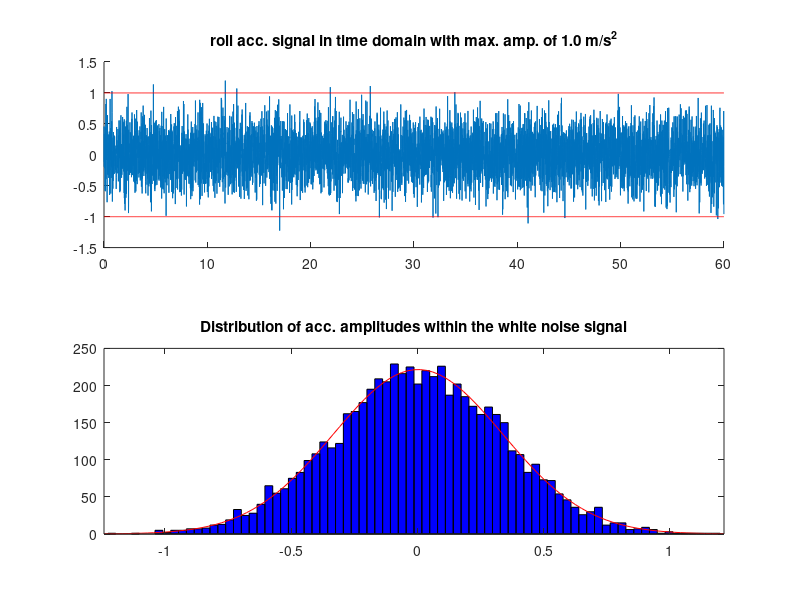
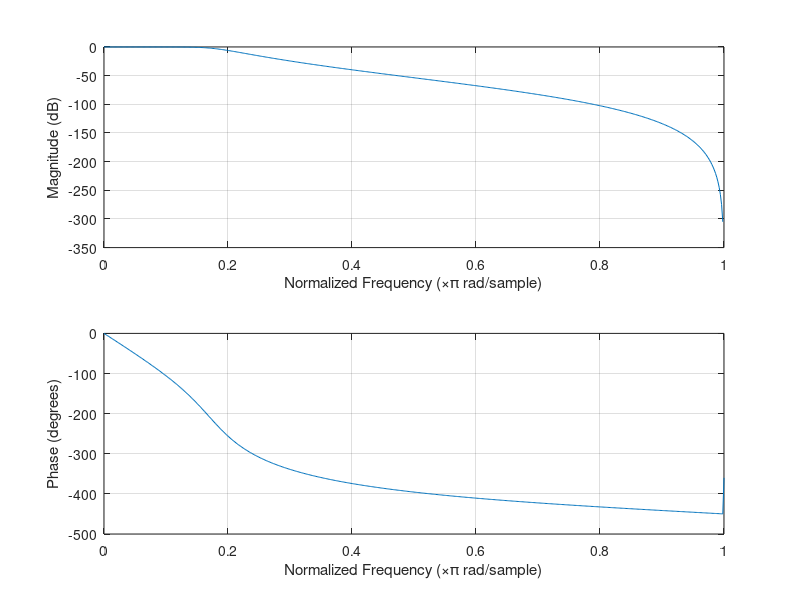
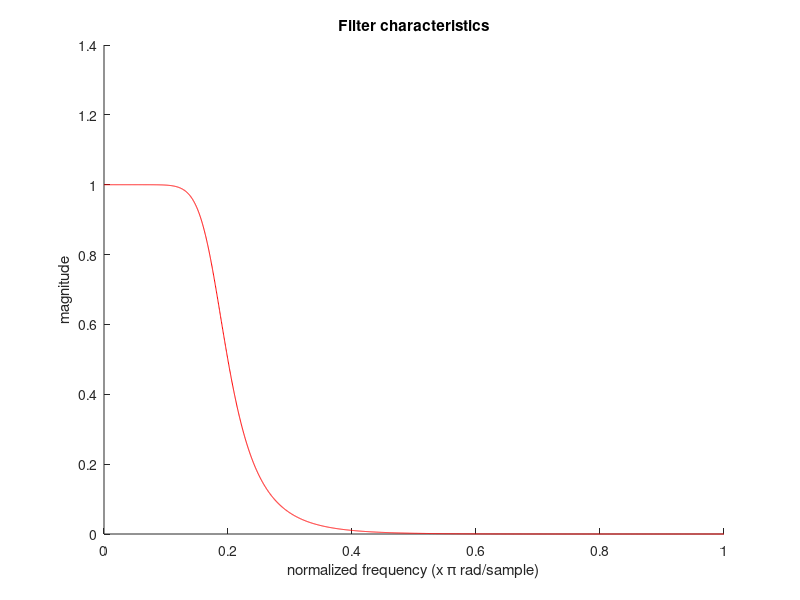
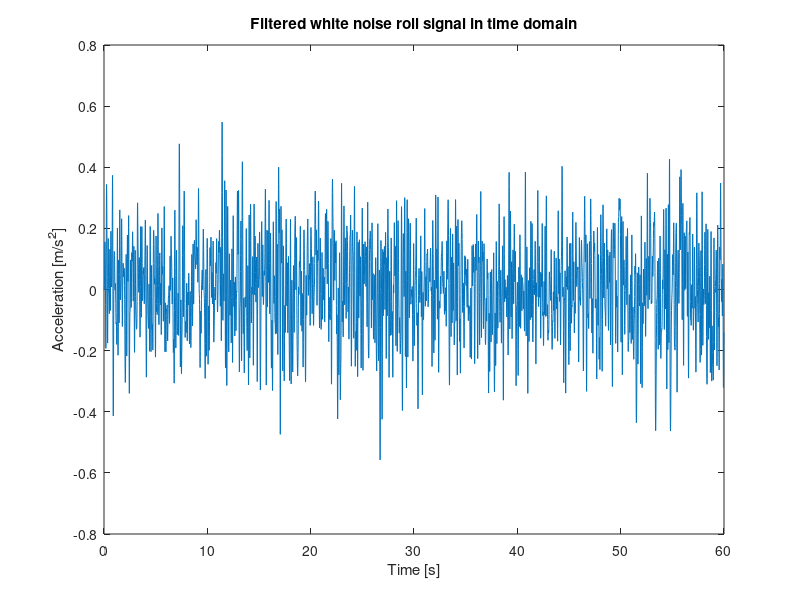

Source code (MATLAB) for these figures, in order: (Note: this script raises an error after producing the figures.)
%% Roll perturbation signal design with amplitudes of 1.0 m/s^2

% Jelle Waling de Haan
% 30-07-18
% MSc project: passive rider identification

% In this script a roll perturbation signal is designed. It's based on a
% filtered white noise with (reduced) power up to 10 Hz. 99,7% of the 
% acceleration amplitudes is between -1.0 and 1.0 m/s^2. The perturbation 
% signal has a duration of 60 sec. From the designed acceleration perturbation 
% a velocity and position signal are obtained by integration of the acceleration
% signal followed by the integration of the velocity signal. The platform 
% which is used is PVA controlled. 

clear all
close all
clc

%% Signal parameters

T       = 60;           % observation time. 
fs      = 100;          % samplin frequency
dt      = 1/fs;         % sample duration
N       = T*fs;         % number of samples in signal
t       = (0:N-1).'*dt; % time vector

%% Design perturbation signals

% mean value of whithe noise signal. Need to be specified.
mu_roll      = 0; 

% standard deviation = measure for amplitude. A max. amplitude of 1.0 m/s^2
% is chosen since this gives the best FRF for the roll motion within a
% frequency range of 0 - 10 Hz.
max_amp_roll = 1; %m/s^2
sigma_roll   = max_amp_roll/3; %STD of signal 

% designing input signal (white noise)
u_roll       = sigma_roll.*randn(N,1)+mu_roll;  

% plot signal in time domain and show the of distribution amplitudes within 
% the signal. 
figure(1)
subplot(211)
    hold all;
    plot(t,u_roll)
    plot(t,max_amp_roll*ones(size(t)),'r') 
    plot(t,-max_amp_roll*ones(size(t)),'r') 
    title('roll acc. signal in time domain with max. amp. of 1.0 m/s^2')
subplot(212)
    histfit(u_roll)
    title('Distribution of acc. amplitudes within the white noise signal')
    
%% Butterworth filter design
close all

% A first-order filter response rolls off at -6 dB per octave (-20 dB per 
% decade). All first-order lowpass filters have the same normalized 
% frequency response. A second-order filter decreases at -12 dB per 
% octave, a third-order at -18 dB and so on. 

% cutoff frequency. Needs to be specified
fc_low          = 9;                        

% The firtst term of a butterworth filter represents the order of the
% filter, the second term is de cutoff frequenty with respect to the
% normalized frequency, the third term indicates that it is a low
% passfilter
[b,a]       = butter(5,fc_low/(fs/2),'low'); 

figure(2)
    freqz(b,a);

figure(3)
    H_low = freqz(b,a,floor(N/2));
    hold on;
    plot([0:1/(N/2-1):1],abs(H_low),'r');
    xlabel('normalized frequency (x \pi rad/sample)')
    ylabel('magnitude')
    title('Filter characteristics')

% filtering of the roll signal
u_roll_filt    = filter(b,a,u_roll);

figure(4)
    plot(t, u_roll_filt);
    ylabel('Acceleration [m/s^2]');
    xlabel('Time [s]');
    title('Filtered white noise roll signal in time domain')


%% Scaling signals
close all

% from previous follows that the amplitude is decreased as a result of
% filtering. Therefore, the signal has to be rescaled. 
var_roll           = sigma_roll^2; % variance of signal 
scale_roll_filt    = sqrt(var_roll)/std(u_roll_filt);
u_roll_filt_scaled = scale_roll_filt.*u_roll_filt;

%% Plotting in time domain

figure('name', 'roll signals in time domain')
subplot(311)
    plot(t,u_roll); grid on;
    ylabel('Amplitude [m/s^2]')
    xlabel('Time [s]')
    xlim([0 10])
    title(['Unfiltered roll (white noise): \mu=', num2str(mean(u_roll)),' \sigma=', num2str(std(u_roll))]) 
subplot(312)
    plot(t,u_roll_filt); grid on;
    ylabel('Amplitude [m/s^2]')
    xlabel('Time [s]')
    xlim([0 10])
    title(['Filtered roll (filtered white noise): \mu=', num2str(mean(u_roll_filt)),' \sigma=', num2str(std(u_roll_filt))])
subplot(313)
    plot(t,u_roll_filt_scaled)
    xlim([0 10])
    ylabel('Amplitude [m/s^2]')
    xlabel('Time [s]')
    title(['Filtered roll scaled: \mu=', num2str(mean(u_roll_filt_scaled)),' \sigma=', num2str(std(u_roll_filt_scaled))])
    
%% Plotting in frequency domain
close all

% In order to check the power in the frequency range of interest the roll
% input acc. signal is plotted in frequency domain.
U_roll                 = fft(u_roll);
U_roll_filt            = fft(u_roll_filt);
U_roll_filt_scaled     = fft(u_roll_filt_scaled);

% frequency vector
fv  = (0:1/T:fs-(1/T))';

figure('name', 'roll signal in freq. domain')
subplot(311)
    plot(fv(1:N/2),abs(U_roll(1:N/2)))
    xlim([0 20])
    xlabel('Frequency [Hz]')
    ylabel('Magnitude')
    title(['roll: \mu=', num2str(mean(u_roll)),' \sigma=', num2str(std(u_roll))])
subplot(312) 
    plot(fv(1:N/2),abs(U_roll_filt(1:N/2)))
    xlim([0 20])
    xlabel('Frequency [Hz]')
    ylabel('Magnitude')
    title(['No scaled forward filtered roll: \mu=', num2str(mean(u_roll_filt)),' \sigma=', num2str(std(u_roll_filt))])
subplot(313)
    plot(fv(1:N/2),abs(U_roll_filt_scaled(1:N/2)))
    xlim([0 20])
    xlabel('Frequency [Hz]')
    ylabel('Magnitude')
    title(['Scaled forward filtered roll: \mu=', num2str(mean(u_roll_filt_scaled)),' \sigma=', num2str(std(u_roll_filt_scaled))])

%% Integrating roll acceleration signal
close all

roll_acc = u_roll_filt_scaled;
roll_vel = cumtrapz(t,roll_acc);
roll_dis = cumtrapz(t,roll_vel);

figure('name', 'PVA signal in time domain with drift')
    plot(t,roll_acc)
    hold on; grid on;
    plot(t,roll_vel)
    plot(t,roll_dis)
    xlabel('Time [s]')
    legend('Acceleration','Velocity','Position');
    title('roll acceleration, velocity and position signal with drift')

%% Designing high pass filter for drift reduction/cancelation
close all

% As a resutl of integration the position signal shows drift. The solve for
% this the signal should be high filtered with a very low cutoff frequency
% in order to prevent drift and to maintain high power is low frequencies.

% defining high cutoff frequency
fc_high = 0.2;

% 2nd order butterworth filter
[d,c] = butter(2,fc_high/(fs/2),'high');

figure(1)
    freqz(d,c);

figure(2)
    H_high = freqz(d,c,floor(N/2));
    hold on;
    plot([0:1/(N/2-1):1],abs(H_high),'r');
    xlabel('Normalized frequency (x \pi rad/sample)')
    ylabel('Magnitude')
    title('Filter characteristics')
    
% Solving for drift bij filtering
roll_acc_filt = filter(d,c,roll_acc);
roll_vel_filt = filter(d,c,roll_vel);
roll_dis_filt = filter(d,c,roll_dis);

%% Plotting PVA signal
close all 

figure('name', 'PVA signal in time domain')
    plot(t,roll_acc_filt)
    hold on; grid on;
    plot(t,roll_vel_filt)
    plot(t,roll_dis_filt)
    xlim([0 10])
    xlabel('Time [s]')
    title('roll acceleration, velocity and position signal without drift')
    
%% Plotting PVA signal in freq. domain
close all

U_roll_acc = fft(roll_acc_filt);
U_roll_vel = fft(roll_vel_filt);
U_roll_dis = fft(roll_dis_filt);

figure('name', 'roll signal in freq. domain')
subplot(311)
    plot(fv(1:N/2),abs(U_roll_acc(1:N/2)))
    xlabel('Frequency [Hz]')
    ylabel('Magnitude')
    title(['roll acc. signal: \mu=', num2str(mean(roll_acc_filt)),' \sigma=', num2str(std(roll_acc_filt))])
subplot(312) 
    plot(fv(1:N/2),abs(U_roll_vel(1:N/2)))
    xlabel('Frequency [Hz]')
    ylabel('Magnitude')
    title(['roll vel. signal: \mu=', num2str(mean(roll_vel_filt)),' \sigma=', num2str(std(roll_vel_filt))])
subplot(313)
    plot(fv(1:N/2),abs(U_roll_dis(1:N/2)))
    xlabel('Frequency [Hz]')
    ylabel('Magnitude')
    title(['roll dis. signal: \mu=', num2str(mean(roll_dis_filt)),' \sigma=', num2str(std(roll_dis_filt))])

%% Scaling roll acceleration signal
close all

scale_roll_acc_filt  = sqrt(var_roll)/std(roll_acc_filt);
roll_acc_filt_scaled = scale_roll_acc_filt.*roll_acc_filt;

figure()
subplot(211)
    plot(t,roll_acc_filt);
    xlim([0 10])
    title(['roll acc. signal not scaled: \mu=', num2str(mean(roll_acc_filt)),' \sigma^2=', num2str(std(roll_acc_filt))])
subplot(212)
    plot(t,roll_acc_filt_scaled);
    xlim([0 10])
    title(['roll acc. scaled signal: \mu=', num2str(mean(roll_acc_filt_scaled)),' \sigma^2=', num2str(std(roll_acc_filt_scaled))])

%% Integrating the roll acc. signal
close all

roll_vel_filt_scaled = cumtrapz(t,roll_acc_filt_scaled);
roll_dis_filt_scaled = cumtrapz(t,roll_vel_filt_scaled);

figure('name', 'Scaled PVA signal')
    plot(t,roll_acc_filt_scaled);
    hold on;
    plot(t,roll_vel_filt_scaled);
    plot(t,roll_dis_filt_scaled);
    xlim([0 10])
    xlabel('Time [s]')
    title('Scaled PVA signal without drift')

%% Plotting scaled PVA signal in freq. domain
close all

U_roll_acc_scaled = fft(roll_acc_filt_scaled);
U_roll_vel_scaled = fft(roll_vel_filt_scaled);
U_roll_dis_scaled = fft(roll_dis_filt_scaled);

figure('name', 'roll signal in freq. domain')
subplot(311)
    plot(fv(1:N/2),abs(U_roll_acc_scaled(1:N/2)))
    xlabel('Frequency [Hz]')
    ylabel('magnitude')
    title(['roll acc. signal: \mu=', num2str(mean(roll_acc_filt_scaled)),' \sigma=', num2str(std(roll_acc_filt_scaled))])
subplot(312) 
    plot(fv(1:N/2),abs(U_roll_vel_scaled(1:N/2)))
    xlabel('Frequency [Hz]')
    ylabel('Magnitude')
    title(['roll vel. signal: \mu=', num2str(mean(roll_vel_filt_scaled)),' \sigma=', num2str(std(roll_vel_filt_scaled))])
subplot(313)
    plot(fv(1:N/2),abs(U_roll_dis_scaled(1:N/2)))
    xlabel('Frequency [Hz]')
    ylabel('Magnitude')
    title(['roll dis. signal: \mu=', num2str(mean(roll_dis_filt_scaled)),' \sigma=', num2str(std(roll_dis_filt_scaled))])

%% Rename variables for final PVA signal
close all

roll_acc = roll_acc_filt_scaled;
roll_vel = roll_vel_filt_scaled;
roll_dis = roll_dis_filt_scaled;

%% loading reference signal data
load('ref_start_stop_025ms2')

%% Constructing final PVA signal
roll_acc_amp1 = [ref_acc_start; roll_acc; ref_acc_stop];
roll_vel_amp1 = [ref_vel_start; roll_vel; ref_vel_stop];
roll_dis_amp1 = [ref_dis_start; roll_dis; ref_dis_stop];

t_roll = (0:length(roll_acc_amp1)-1).'*dt; % time vector

figure(2)
subplot(311)
plot(t_roll, roll_acc_amp1);
title('Final roll acc. signal')
xlabel('Time [s]')
ylabel('m/s^2')
subplot(312)
plot(t_roll, roll_vel_amp1);
title('Final roll vel. signal')
xlabel('Time [s]')
ylabel('m/s')
subplot(313)
plot(t_roll, roll_dis_amp1);
title('Final roll dis. signal')
xlabel('Time [s]')
ylabel('m')

%% Plotting final PVA signal in freq. domain
close all

fs       = 100;
T_pert   = 69.02;                   
N_pert   = length(roll_acc_amp1);
fv_pert  = (0:1/T_pert:fs-(1/T_pert))';   

U_roll_acc_amp1 = fft(roll_acc_amp1);

figure('name', 'roll signal in freq. domain')
    plot(fv_pert(1:N_pert/2),abs(U_roll_acc_amp1(1:N_pert/2)))
    xlabel('Frequency [Hz]')
    ylabel('Magnitude')
    title(['Final roll acc. signal in freq. domain: \mu=', num2str(mean(roll_acc_filt_scaled)),' \sigma=', num2str(std(roll_acc_filt_scaled))])

%% Save signal
save('/Users/jellewalingdehaan/Documents/Universiteit/Delft/Master Biomedical Engineering/Jaar 2/Graduation project/matlab/PVA signal/PVA signals/final perturbation signals/roll perturbation/roll_pert_amp1.mat','roll_dis_amp1','roll_vel_amp1','roll_acc_amp1')
